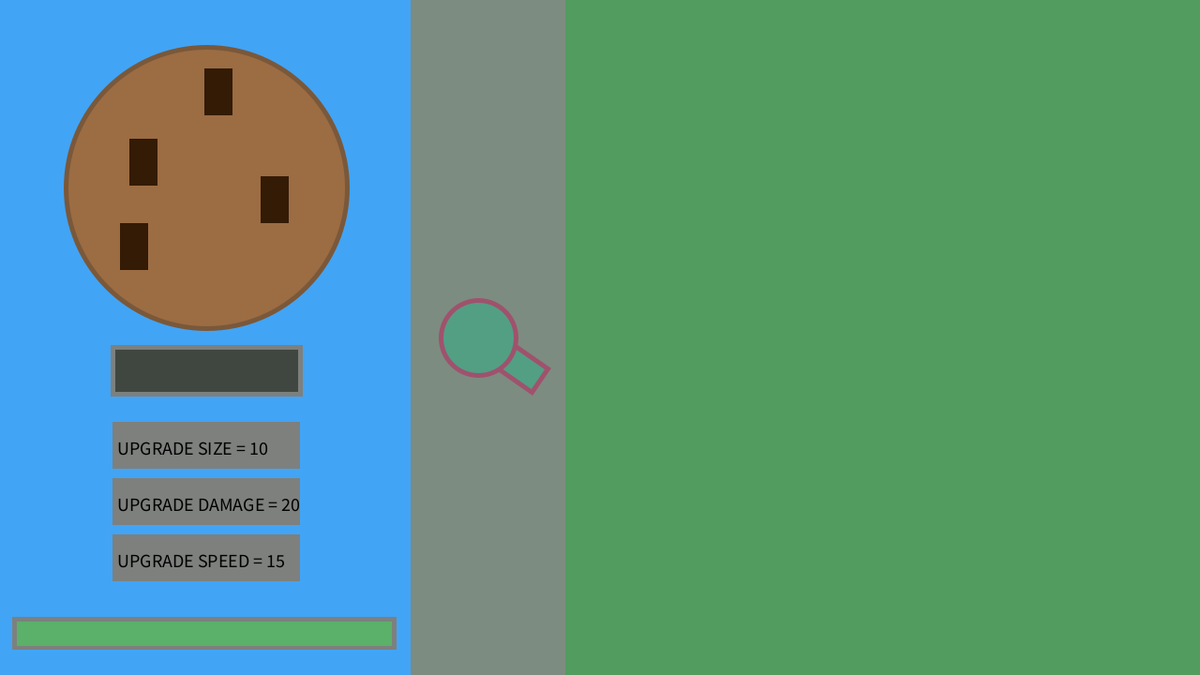
Frame 1 (no input)
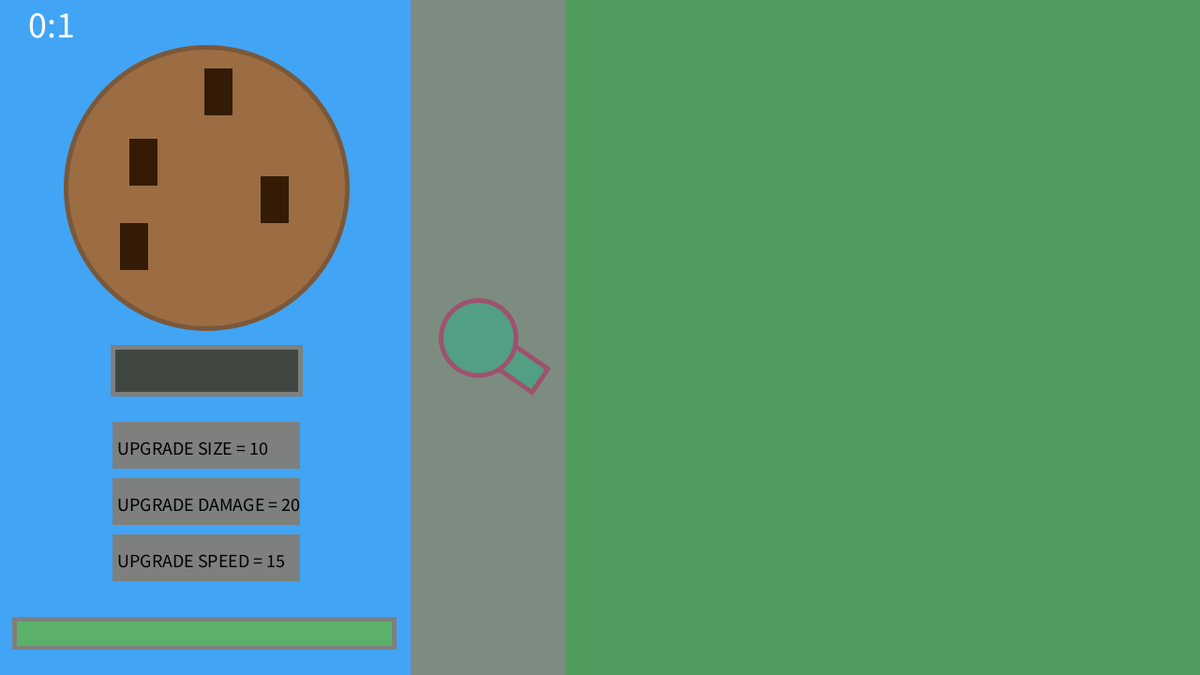
Frame 60 (the mouse pressed at the canvas centre just before this capture)
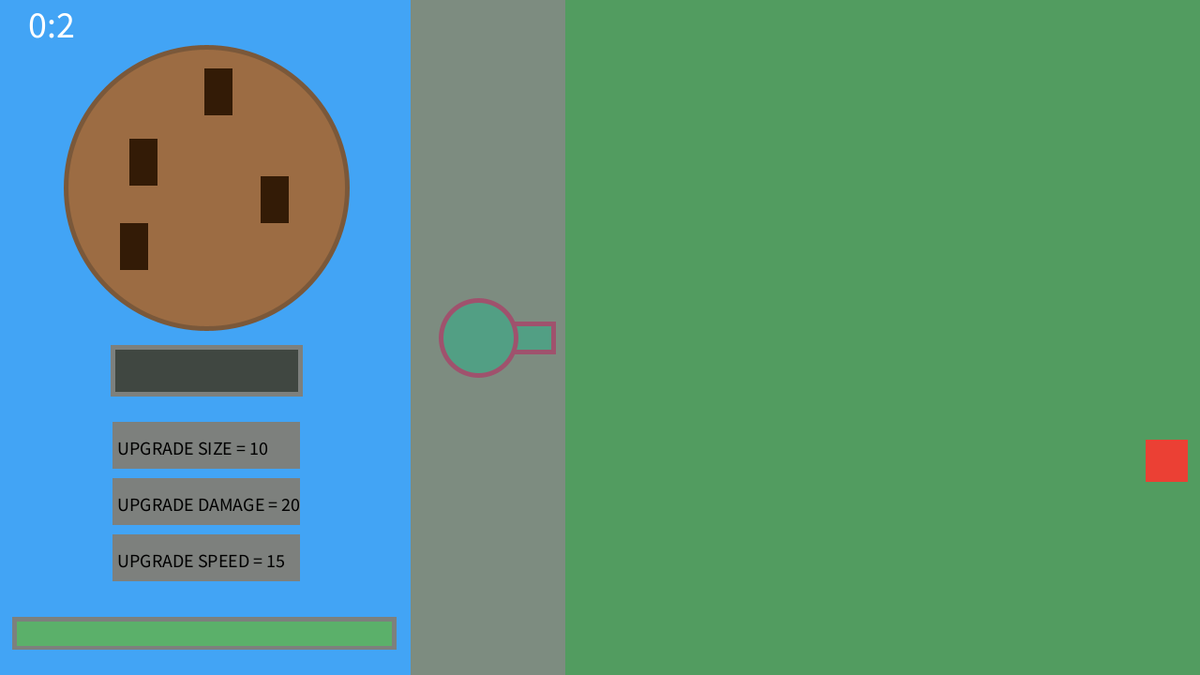
Frame 120 (the mouse held since frame 60 and released just before this capture)

The Processing sketch that drew these frames (run headless with seeded random() and noise(); from frame 60 on, the mouse is pressed at the canvas centre):

// Processing sketch: Cookie_Clicker
// ── Cookie_Clicker.pde
int cookies = 0;
int health = 100;
Enemy monster = new Enemy(6000, 1, 50,#eb4034, 5);
Turret turret;
boolean buttonPressed = false;
int timer = 0;
int min = 0;
int sec = 0;
void setup(){
size(1280, 720);
background(#42a4f5);
fill(#529c60);
stroke(#529c60);
rect(width/2 - 200, 0, width/2 + 200,height); //grass
fill(#7d8c80);
stroke(#7d8c80);
rect(width/2 - 200, 0, 160,height); //wall
fill(#9c6c43);
stroke(#7a583a);
strokeWeight(5);
circle(220,200,300); // cookie
fill(#331b06);
stroke(#331b06);
rect(140,150,25,45);
rect(280,190,25,45);
rect(130,240,25,45);
rect(220,75,25,45);
fill(#404741);
stroke(#7d807d);
rect(120 , 370, 200, 50);

fill(#7d807d);
noStroke();
rect(120 , 450, 200, 50); //UPGRADE BUTTON SIZE
fill(#000000);
textSize(20);
text("UPGRADE SIZE = 10",125, 485);

fill(#7d807d);
noStroke();
rect(120, 450 + 60, 200, 50); //UPGRADE BUTTON DAMAGE
fill(#000000);
textSize(20);
text("UPGRADE DAMAGE = 20",125, 485 + 60);

fill(#7d807d);
noStroke();
rect(120, 450 + 120, 200, 50); //UPGRADE BUTTON SPEED
fill(#000000);
textSize(20);
text("UPGRADE SPEED = 15",125, 485 + 120);

turret = new Turret("base", width/2 - 130, height/2);


monster.towerHealth = health;
fill(#404741);
stroke(#7d807d);
rect(15, height - 60, 405, 30);
fill(#5bb06a);
noStroke();
rect(18, height - 57, (400/100)*health, 26);
}

void draw(){
  if(frameCount%60 == 0){
    sec++;
    fill(#42a4f5);
    noStroke();
    rect(0,0,150,50);
    fill(#FFFFFF);
    textSize(40);
    text(min + ":" + sec,30, 40);
  }
  if(sec%60==0 && sec != 0){
  min++;
  sec = 0;
  }
  
  if(sec%30==0 && sec != 0){
  //public void mutate(int hp, int spd, int sz, color shape, int dmg)
  color ranColor = color((int)random (0, 255), (int)random (0, 255), (int)random (0, 255));
  monster = new Enemy(monster.health + 100, monster.speed, monster.size + 1, ranColor, monster.damage + 1);
  }
  
  if(frameCount%60 == 0){
   monster.spawn();
  }
   monster.attack();
   turret.turn(mouseX, mouseY);
   turret.shoot();
   
   health = monster.towerHealth;
   for(int iter = 0; iter < turret.bullets.size(); iter++){
      for(int i = 0; i < monster.x.size();i++){
        if((turret.bullets.get(iter).x > monster.x.get(i) 
        && turret.bullets.get(iter).x < monster.x.get(i) + monster.size
        && turret.bullets.get(iter).y > monster.y.get(i) 
        && turret.bullets.get(iter).y < monster.y.get(i) + monster.size)
        || turret.bullets.get(iter).x > monster.x.get(i) 
        && turret.bullets.get(iter).x + turret.bulletSize < monster.x.get(i)
        && turret.bullets.get(iter).y > monster.y.get(i) 
        && turret.bullets.get(iter).y + turret.bulletSize < monster.y.get(i)){
          monster.healths.set(i, monster.healths.get(i) - turret.bullets.get(iter).damage);
         // System.out.println(monster.healths.get(i));
          if(monster.healths.get(i) <= 0){
            monster.healths.remove(i);
          fill(#f1f505);
          textSize(25);
          text(turret.bullets.get(iter).damage,monster.x.get(i), monster.y.get(i));
          turret.bullets.remove(iter);
          monster.x.remove(i);
          monster.y.remove(i);
          i--;
          iter--;
          cookies++;
          fill(#404741);
          stroke(#7d807d);
          rect(120 , 370, 200, 50);
          fill(#5bb06a);
          textSize(50);
          text(cookies,130, 410);
          }else{
          fill(#f1f505);
          textSize(25);
          text(turret.bullets.get(iter).damage,monster.x.get(i), monster.y.get(i));
          turret.bullets.remove(iter);
          iter--;
          
          }
        }
      }
     }
       
     if(health < 0){
     noLoop();
     background(#42a4f5);
     fill(#ff4640);
     textSize(100);
     text("YOU LOSE :(",width/2, height/2);
     }
     
     if(buttonPressed){
       fill(#7d807d);
      noStroke();
      rect(120 , 450, 200, 50); //UPGRADE BUTTON
      fill(#000000);
      textSize(20);
      text("UPGRADE SIZE = 10",125, 485);
      
          fill(#7d807d);
    noStroke();
    rect(120 , 450 + 60, 200, 50); //UPGRADE BUTTON
    fill(#000000);
    textSize(20);
    text("UPGRADE DAMAGE = 20",125, 485 + 60);
    
        fill(#7d807d);
    noStroke();
    rect(120 , 450+120, 200, 50); //UPGRADE BUTTON
    fill(#000000);
    textSize(20);
    text("UPGRADE SPEED = 15",125, 485+120);
    
        buttonPressed = false;
     }
   }

void mouseClicked(){
  if(mouseX > 70 && mouseX < 370 && mouseY > 50 && mouseY < 350){
   cookies++;
   fill(#404741);
  stroke(#7d807d);
  rect(120 , 370, 200, 50);
  fill(#5bb06a);
  textSize(50);
  text(cookies,130, 410);
  }
  if(mouseX > 400){
    turret.loadBullet();
  }
  //upgrade size
  if(mouseX > 120 && mouseY > 450 && mouseX<120 + 200 && mouseY < 450+50 && cookies >= 10){
    fill(#000000);
    noStroke();
    rect(120 , 450, 200, 50); //UPGRADE BUTTON
    fill(#7d807d);
    textSize(20);
    text("UPGRADE SIZE = 10",125, 485);
    buttonPressed = true;
    cookies -= 10;
    fill(#404741);
    stroke(#7d807d);
    rect(120 , 370, 200, 50);
    fill(#5bb06a);
    textSize(50);
    text(cookies,130, 410);
    turret.upgradeSize();
  }
  
  //upgrade dmg
  if(mouseX > 120 && mouseY > 450 + 60 && mouseX<120 + 200 && mouseY < 450+50 + 60 && cookies >= 20){
    fill(#000000);
    noStroke();
    rect(120 , 450 + 60, 200, 50); //UPGRADE BUTTON
    fill(#7d807d);
    textSize(20);
    text("UPGRADE DAMAGE = 20",125, 485 + 60);
    buttonPressed = true;
    cookies -= 10;
    fill(#404741);
    stroke(#7d807d);
    rect(120 , 370, 200, 50);
    fill(#5bb06a);
    textSize(50);
    text(cookies,130, 410);
    turret.upgradeDamage();
  }
  
  //upgrade speed
  if(mouseX > 120 && mouseY > 450 + 120 && mouseX<120 + 200 && mouseY < 450+50 + 120 && cookies >= 15){
    fill(#000000);
    noStroke();
    rect(120 , 450+120, 200, 50); //UPGRADE BUTTON
    fill(#7d807d);
    textSize(20);
    text("UPGRADE SPEED = 15",125, 485+120);
    buttonPressed = true;
    cookies -= 10;
    fill(#404741);
    stroke(#7d807d);
    rect(120 , 370, 200, 50);
    fill(#5bb06a);
    textSize(50);
    text(cookies,130, 410);
    turret.upgradeSpeed();
  }
}

// ── Enemy.pde
import java.util.ArrayList;
public class Enemy{
  ArrayList<Integer> x = new ArrayList<Integer>();
  ArrayList<Integer> y = new ArrayList<Integer>();
  int towerHealth;
  ArrayList<Integer> healths = new ArrayList<Integer>();
  int health;
  int speed;
  int size;
  color looks;
  int damage;
  int limit = 520;
  
  public Enemy(int hp, int spd, int sz, color shape, int dmg){
    health = hp;
    speed = spd;
    size = sz;
    looks = shape;
    damage = dmg;
  }
  public void spawn(){
    stroke(#529c60);
    fill(looks);
    x.add(width);
    y.add((int)random(0, height + 1));
    healths.add(health/60);
    System.out.println(health);
    square(x.get(x.size() - 1), y.get(y.size() - 1), size);
  }
  
  public void attack(){
    fill(#529c60);
  stroke(#529c60);
  rect(width/2 - 200, 0, width/2 + 200,height);
    for(int index = 0; index < x.size(); index++){
      if(x.get(index) - 1 < limit){
        stroke(#529c60);
        fill(#529c60);
        square(x.get(index), y.get(index), size);
        x.remove(index);
        y.remove(index);
        towerHealth -= damage;
        fill(#404741);
        stroke(#7d807d);
        rect(15, height - 60, 405, 30);
        fill(#5bb06a);
        noStroke();
        rect(18, height - 57, (400/100)*towerHealth, 26);
   
      }
      stroke(#529c60);
      fill(looks);
      x.set(index, x.get(index) - speed);
      square(x.get(index), y.get(index), size);
    }
  }
  
  public void mutate(int hp, int spd, int sz, color shape, int dmg){
  increaseHealth(hp);
  decreaseSize(sz);
  increaseDamage(dmg);
  changeLooks(shape);
  increaseSpeed(spd);
  }
  
  private void increaseHealth(int val){
   health += val;
  }
  
  private void decreaseSize(int val){
   size += val;
  }
  
  private void increaseSpeed(int val){
    speed += val;
  }
  
  private void increaseDamage(int val){
    damage += val;
  }
  
  private void changeLooks(color look){
    looks = look;
  }
 
  
}

// ── Projectile.pde
public class Projectile{
float x;
float y;
int speed;
float angle;
int size;
int damage;
String type;
PShape bullet;

  public Projectile(float x, float y, int size, int dmg, float angle, String type){
    this.x = x;
    this.y = y;
    this.size = size;
    damage = dmg;
    this.type = type;
    this.angle = angle;
    bullet = createShape(RECT,0,-15,size,size);
  }
}

// ── Turret.pde
public class Turret{
  int level;
  ArrayList<Projectile> bullets = new ArrayList<Projectile>();
  String type;
  int len = 80;
  final int size = 80;
  PShape muzzle;
  float angler;
  int x;
  int y;
  int bulletSize = 20;
  int bulletDamage = 100;
  float bulletSpeed = 1.0;
  
  public Turret(String type, int tx, int ty){
    x = tx;
    y = ty;
    this.type = type;
    fill(#529f84);
    strokeWeight(5);
    stroke(#9f526d);
    muzzle = createShape(RECT,0,-15,len,30);
    shape(muzzle, x, y);
    circle(x, y, size);
    bullets.add(new Projectile(1000, 1000, 20, 100, angler, "base"));
  }
  
  public void turn(int mX, int mY){
    mY = mY - y;
    mX = mX - x;
    float angle = atan((float)mY/mX);
    angler = angle;
    fill(#7d8c80);
    stroke(#7d8c80);
    rect(width/2 - 200, 0, 160,height);
    muzzle.rotate(angle);
    fill(#529f84);
    strokeWeight(5);
    stroke(#9f526d);
    shape(muzzle, x, y);
    circle(x, y, size);
    muzzle.rotate(-angle);
  }
  
  public void shoot(){
   for(Projectile bullet: bullets){
     if(bullet.angle > 0){
     bullet.x += cos(bullet.angle)*10*bulletSpeed;
     bullet.y += sin(abs(bullet.angle))*10*bulletSpeed;
     }else{
     bullet.x += cos(bullet.angle)*10*bulletSpeed;
     bullet.y -= sin(abs(bullet.angle))*10*bulletSpeed;
     }
    fill(#529f84);
    strokeWeight(5);
    stroke(#9f526d);
     shape(bullet.bullet, bullet.x, bullet.y);
   }
  }
   
   public void loadBullet(){
     bullets.add(new Projectile(x, y, bulletSize, bulletDamage, angler, "base"));
     bullets.get(bullets.size()-1).bullet.rotate(angler);
   }
   
   public void upgradeSize(){
     bulletSize += 3;
   }
   
   public void upgradeDamage(){
     bulletDamage += 20;
   }
   
   public void upgradeSpeed(){
     bulletSpeed += 0.1;
   }
  }
